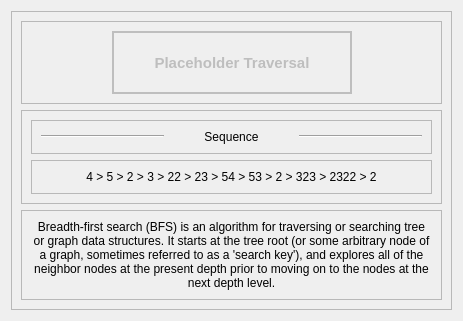
<?xml version="1.0" encoding="UTF-8"?>
<ui version="4.0">
 <class>traversal</class>
 <widget class="QDialog" name="traversal">
  <property name="geometry">
   <rect>
    <x>0</x>
    <y>0</y>
    <width>459</width>
    <height>321</height>
   </rect>
  </property>
  <property name="minimumSize">
   <size>
    <width>0</width>
    <height>321</height>
   </size>
  </property>
  <property name="windowTitle">
   <string>Dialog</string>
  </property>
  <layout class="QVBoxLayout" name="verticalLayout_5">
   <item>
    <widget class="QFrame" name="frame">
     <property name="frameShape">
      <enum>QFrame::StyledPanel</enum>
     </property>
     <property name="frameShadow">
      <enum>QFrame::Raised</enum>
     </property>
     <layout class="QVBoxLayout" name="verticalLayout_3">
      <item>
       <widget class="QFrame" name="frame_2">
        <property name="minimumSize">
         <size>
          <width>0</width>
          <height>61</height>
         </size>
        </property>
        <property name="frameShape">
         <enum>QFrame::StyledPanel</enum>
        </property>
        <property name="frameShadow">
         <enum>QFrame::Raised</enum>
        </property>
        <layout class="QHBoxLayout" name="horizontalLayout">
         <item>
          <spacer name="horizontalSpacer">
           <property name="orientation">
            <enum>Qt::Horizontal</enum>
           </property>
           <property name="sizeHint" stdset="0">
            <size>
             <width>72</width>
             <height>20</height>
            </size>
           </property>
          </spacer>
         </item>
         <item>
          <widget class="QLabel" name="label_traversalname">
           <property name="enabled">
            <bool>false</bool>
           </property>
           <property name="minimumSize">
            <size>
             <width>240</width>
             <height>0</height>
            </size>
           </property>
           <property name="font">
            <font>
             <pointsize>11</pointsize>
             <weight>75</weight>
             <italic>false</italic>
             <bold>true</bold>
            </font>
           </property>
           <property name="mouseTracking">
            <bool>false</bool>
           </property>
           <property name="tabletTracking">
            <bool>false</bool>
           </property>
           <property name="acceptDrops">
            <bool>false</bool>
           </property>
           <property name="frameShape">
            <enum>QFrame::WinPanel</enum>
           </property>
           <property name="text">
            <string>Placeholder Traversal</string>
           </property>
           <property name="alignment">
            <set>Qt::AlignCenter</set>
           </property>
           <property name="indent">
            <number>-1</number>
           </property>
          </widget>
         </item>
         <item>
          <spacer name="horizontalSpacer_2">
           <property name="orientation">
            <enum>Qt::Horizontal</enum>
           </property>
           <property name="sizeHint" stdset="0">
            <size>
             <width>71</width>
             <height>20</height>
            </size>
           </property>
          </spacer>
         </item>
        </layout>
       </widget>
      </item>
      <item>
       <widget class="QFrame" name="frame_4">
        <property name="frameShape">
         <enum>QFrame::StyledPanel</enum>
        </property>
        <property name="frameShadow">
         <enum>QFrame::Raised</enum>
        </property>
        <layout class="QVBoxLayout" name="verticalLayout_2">
         <item>
          <widget class="QFrame" name="frame_5">
           <property name="frameShape">
            <enum>QFrame::StyledPanel</enum>
           </property>
           <property name="frameShadow">
            <enum>QFrame::Raised</enum>
           </property>
           <layout class="QHBoxLayout" name="horizontalLayout_2">
            <item>
             <widget class="Line" name="line">
              <property name="minimumSize">
               <size>
                <width>118</width>
                <height>0</height>
               </size>
              </property>
              <property name="orientation">
               <enum>Qt::Horizontal</enum>
              </property>
             </widget>
            </item>
            <item>
             <widget class="QLabel" name="label_2">
              <property name="text">
               <string>Sequence</string>
              </property>
              <property name="alignment">
               <set>Qt::AlignCenter</set>
              </property>
             </widget>
            </item>
            <item>
             <widget class="Line" name="line_2">
              <property name="minimumSize">
               <size>
                <width>118</width>
                <height>0</height>
               </size>
              </property>
              <property name="orientation">
               <enum>Qt::Horizontal</enum>
              </property>
             </widget>
            </item>
           </layout>
          </widget>
         </item>
         <item>
          <widget class="QFrame" name="frame_6">
           <property name="frameShape">
            <enum>QFrame::StyledPanel</enum>
           </property>
           <property name="frameShadow">
            <enum>QFrame::Raised</enum>
           </property>
           <layout class="QVBoxLayout" name="verticalLayout">
            <item>
             <widget class="QLabel" name="label_graphtraversal">
              <property name="text">
               <string>4 &gt; 5 &gt; 2 &gt; 3 &gt; 22 &gt; 23 &gt; 54 &gt; 53 &gt; 2 &gt; 323 &gt; 2322 &gt; 2</string>
              </property>
              <property name="alignment">
               <set>Qt::AlignCenter</set>
              </property>
              <property name="wordWrap">
               <bool>true</bool>
              </property>
             </widget>
            </item>
           </layout>
          </widget>
         </item>
        </layout>
       </widget>
      </item>
      <item>
       <widget class="QFrame" name="frame_3">
        <property name="minimumSize">
         <size>
          <width>421</width>
          <height>0</height>
         </size>
        </property>
        <property name="frameShape">
         <enum>QFrame::StyledPanel</enum>
        </property>
        <property name="frameShadow">
         <enum>QFrame::Raised</enum>
        </property>
        <layout class="QVBoxLayout" name="verticalLayout_4">
         <item>
          <widget class="QLabel" name="label_traversalquickinfo">
           <property name="minimumSize">
            <size>
             <width>401</width>
             <height>0</height>
            </size>
           </property>
           <property name="text">
            <string>Breadth-first search (BFS) is an algorithm for traversing or searching tree or graph data structures. It starts at the tree root (or some arbitrary node of a graph, sometimes referred to as a 'search key'), and explores all of the neighbor nodes at the present depth prior to moving on to the nodes at the next depth level.</string>
           </property>
           <property name="alignment">
            <set>Qt::AlignCenter</set>
           </property>
           <property name="wordWrap">
            <bool>true</bool>
           </property>
          </widget>
         </item>
        </layout>
       </widget>
      </item>
     </layout>
    </widget>
   </item>
  </layout>
 </widget>
 <resources/>
 <connections/>
</ui>
